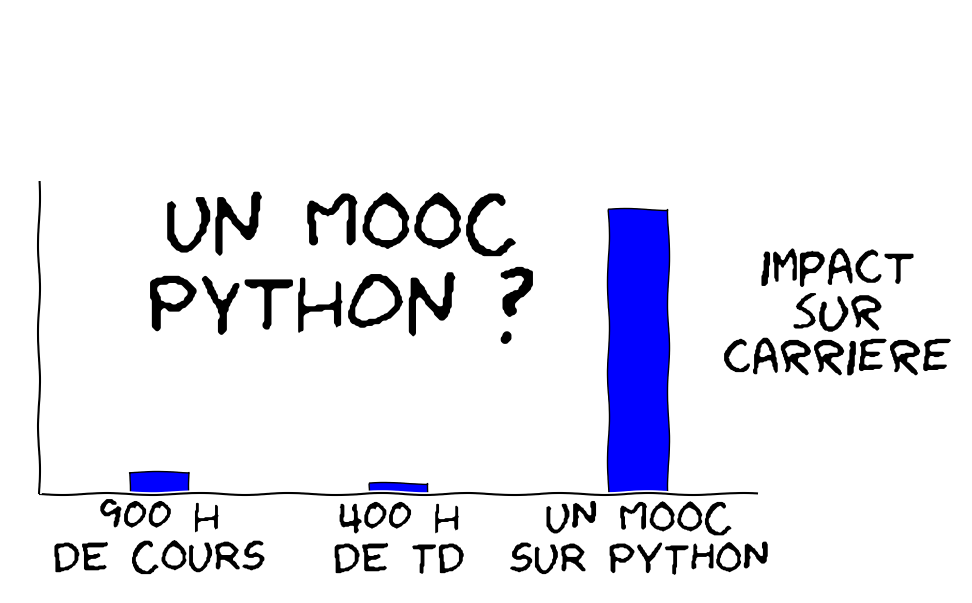

Reproduce this figure in Python.
#!/usr/bin/env python

# re-ecriture et adaptation libre de http://xkcd.com/519/

import matplotlib
matplotlib.use('TkAgg')

from matplotlib import pyplot as plt
#import numpy as np

plt.xkcd()

dpi=100
# target size
x,y= 324, 201
# however we build something larger
fact=3
fig = plt.figure(dpi=dpi,figsize=(fact*float(x)/dpi,fact*float(y)/dpi))

fig.subplots_adjust(left=0.04,right=0.78,bottom=0.18,top=0.7)

fig.text(0.86,0.39,"impact\nsur\ncarriere",ha='center', fontsize=36)

fig.text(0.35,0.55,"Un MOOC\nPython ?", fontsize=60, ha='center',va='center')

#fig.text(0.01,0.01,"adaptation libre de http://xkcd.com/519/",
#         fontsize=14,ha='left',va='bottom')

ax = fig.add_subplot(1, 1, 1)
ax.spines['right'].set_color('none')
ax.spines['top'].set_color('none')

ax.set_xlim([-0.5, 2.5])
ax.set_ylim([0, 110])
ax.bar([i-0.125 for i in range(3)], [8, 4, 100], 0.25)

ax.xaxis.set_ticks_position('bottom')
ax.tick_params(size=0)
ax.set_xticks([0, 1, 2])
ax.set_xticklabels(["900 h\nDE COURS", 
                    "400 h\nDE TD", 
                    "UN MOOC\nSUR PYTHON"])
for tick in ax.xaxis.get_major_ticks():
    tick.label.set_fontsize(32) 
plt.yticks([])
#ax.set_ylabel("impact\nsur\ncarriere", rotation='horizontal',
#              labelpad=80, va='center', fontsize=26)


fig.savefig('xkcd2.png')
fig.savefig('xkcd2-320x200.png')

plt.show()
